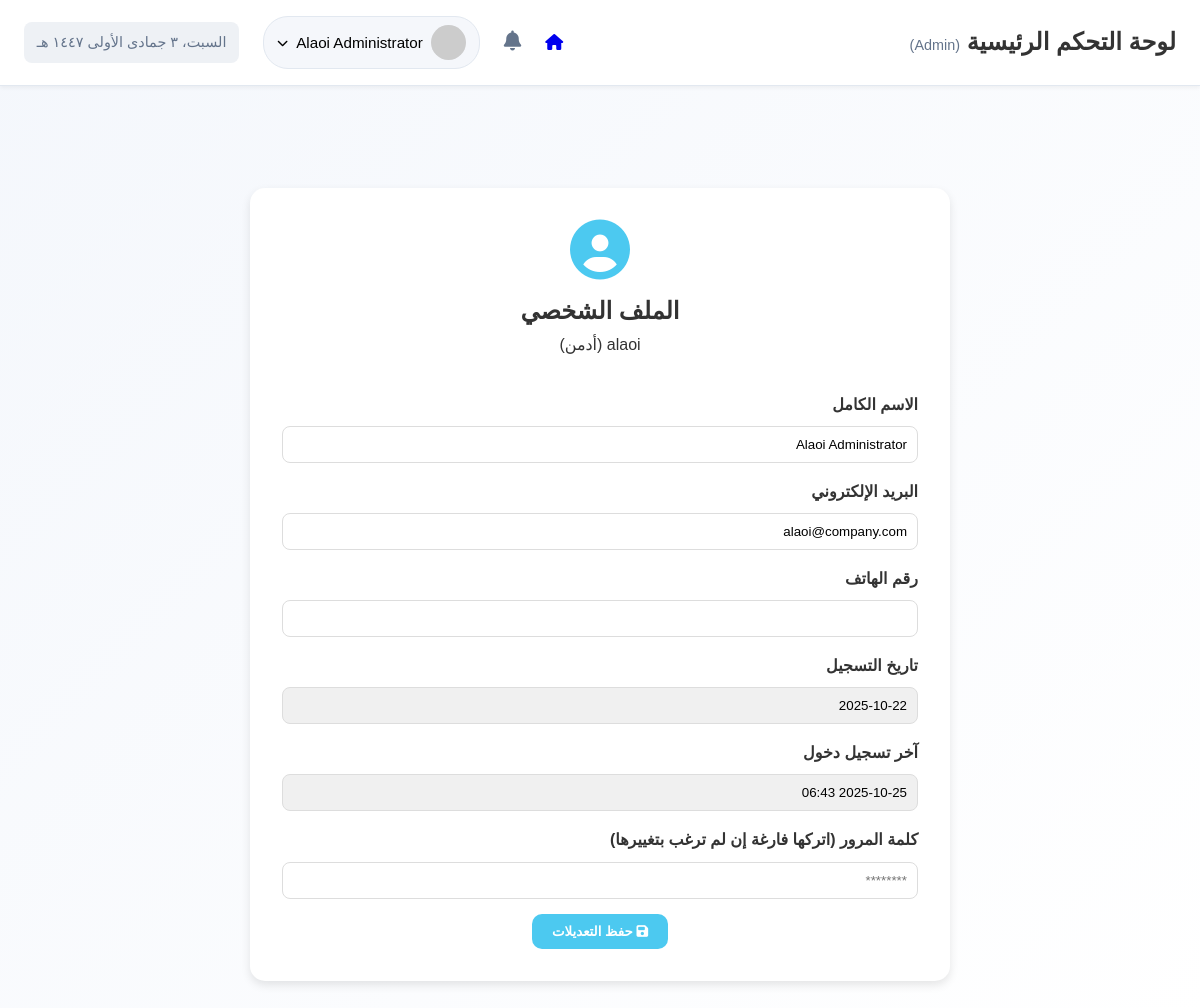
Screenshot of /admin/profile.php (signed in) with the database file from the repository.
### tables this page shows
CREATE TABLE `users` (
  `id` int(11) NOT NULL,
  `username` varchar(50) NOT NULL,
  `email` varchar(100) NOT NULL,
  `password` varchar(255) NOT NULL,
  `user_type` enum('admin','client') DEFAULT 'client',
  `full_name` varchar(100) DEFAULT NULL,
  `phone` varchar(20) DEFAULT NULL,
  `created_at` timestamp NOT NULL DEFAULT current_timestamp(),
  `last_login` timestamp NULL DEFAULT NULL
);

### admin/profile.php (the view, shortened to what this page needs)
<?php
require_once '../config.php';
$user_id = $_SESSION['user_id'];
$stmt = $pdo->prepare("SELECT id, full_name, username, email, phone, user_type, created_at, last_login FROM users WHERE id = ?");
$stmt->execute([$user_id]);
$user = $stmt->fetch(PDO::FETCH_ASSOC);
?>
<!DOCTYPE html>
<html lang="ar" dir="rtl">
<head>
    <link rel="stylesheet" href="../style.css">
    <link rel="stylesheet" href="https://cdnjs.cloudflare.com/ajax/libs/font-awesome/6.4.0/css/all.min.css">
</head>
<body>
      <div class="dashboard">
        <main class="main-content">
              <?php include 'admin_navbar.php'; ?>
                <div class="profile-container">
                    <div class="profile-header">
                        <i class="fas fa-user-circle"></i>
                        <h2>الملف الشخصي</h2>
                        <p><?php echo htmlspecialchars($user['username']); ?> (<?php echo $user['user_type'] === 'admin' ? 'أدمن' : 'مستخدم'; ?>)</p>
                    </div>
                    <form method="POST" class="profile-info">
                        <label>الاسم الكامل</label>
                        <input type="text" name="full_name" value="<?php echo htmlspecialchars($user['full_name']); ?>" required>
                        <label>البريد الإلكتروني</label>
                        <input type="email" name="email" value="<?php echo htmlspecialchars($user['email']); ?>" required>
                        <label>رقم الهاتف</label>
                        <input type="text" name="phone" value="<?php echo htmlspecialchars($user['phone']); ?>">
                        <label>تاريخ التسجيل</label>
                        <input type="text" value="<?php echo date('Y-m-d', strtotime($user['created_at'])); ?>" readonly>
                        <label>آخر تسجيل دخول</label>
                        <input type="text" value="<?php echo $user['last_login'] ? date('Y-m-d H:i', strtotime($user['last_login'])) : 'لم يسجل دخول بعد'; ?>" readonly>
                        <label>كلمة المرور (اتركها فارغة إن لم ترغب بتغييرها)</label>
                        <input type="password" name="password" placeholder="********">
                        <div class="profile-actions">
                            <button type="submit" name="update_profile" class="btn">
                                <i class="fas fa-save"></i> حفظ التعديلات
                            </button>
                        </div>
                    </form>
                </div>
                </main>
    </div>
</body>
</html>

### style.css (style rules this page uses)
:root { --primary-blue: #0A1E4A; --primary-dark: #06122E; --primary-light: #1E3A8A; --accent-gold: #FFC300; --accent-orange: #FF6B00; --secondary-light: #F4F7FC; --secondary-gray: #64748B; --text-dark: #1E293B; --text-light: #FFFFFF; --success: #10B981; --warning: #F59E0B; --error: #EF4444; --border-radius: 16px; --border-radius-sm: 8px; --shadow-sm: 0 2px 4px rgba(0,0,0,0.1); --shadow-md: 0 4px 12px rgba(0,0,0,0.15); --shadow-lg: 0 8px 30px rgba(0,0,0,0.2); --transition-fast: 0.3s; --transition-medium: 0.5s; --transition-slow: 0.8s; }
* { margin: 0; padding: 0; box-sizing: border-box; }
html { scroll-behavior: smooth; }
body { font-family: 'Tajawal', sans-serif; color: var(--text-dark); background: linear-gradient(135deg, #F4F7FC 0%, #FFFFFF 100%); line-height: 1.7; overflow-x: hidden; }
[dir="rtl"] { text-align: right; }

### admin/profile.php (style rules this page uses)
body { font-family: 'Cairo', sans-serif; background-color: #f9f9f9; color: #333; }
.profile-container { max-width: 700px; margin: 3rem auto; background: #fff; border-radius: 15px; box-shadow: 0 4px 10px rgba(0,0,0,0.1); padding: 2rem; }
.profile-header { text-align: center; margin-bottom: 2rem; }
.profile-header i { font-size: 60px; color: #4cc9f0; }
.profile-header h2 { margin-top: 10px; color: #333; }
.profile-info label { font-weight: bold; }
.profile-info input { width: 100%; padding: 10px; margin: 8px 0 15px; border: 1px solid #ddd; border-radius: 8px; }
.profile-info input[readonly] { background-color: #f0f0f0; }
.profile-actions { text-align: center; }
.btn { padding: 10px 20px; border: none; border-radius: 10px; background: #4cc9f0; color: #fff; font-weight: bold; cursor: pointer; transition: 0.3s; }

### rows the page displays
users: full_name "Alaoi Administrator", email "alaoi@company.com", created_at "2025-10-22", last_login "2025-10-25 06:43"

### other values shown
$navbar_translations[$currentLang]['dashboard'] "لوحة التحكم الرئيسية"
$navbar_translations[$currentLang]['admin'] "Admin"
$_SESSION['full_name'] "Alaoi Administrator"
